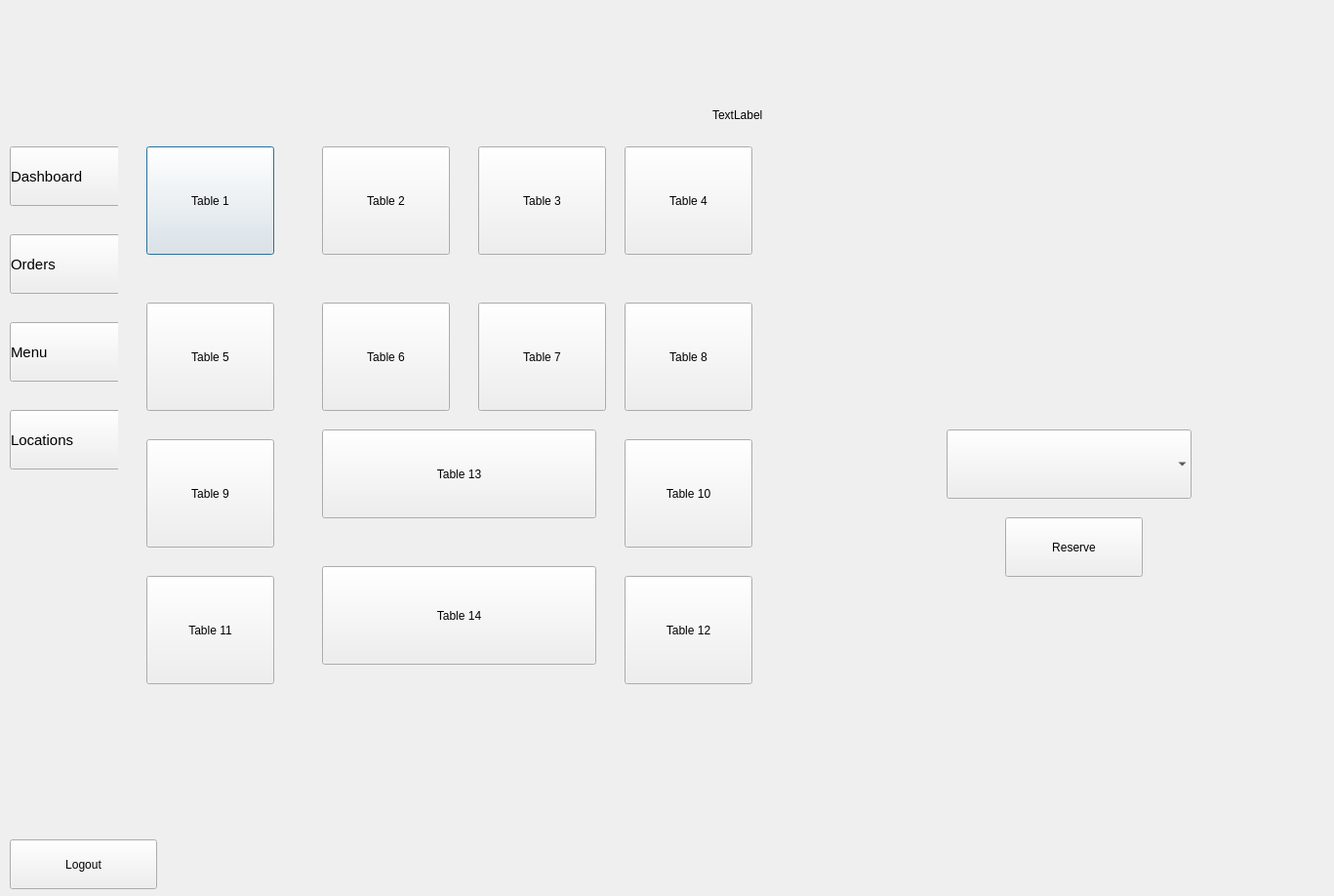
<?xml version="1.0" encoding="UTF-8"?>
<ui version="4.0">
 <class>Home</class>
 <widget class="QDialog" name="Home">
  <property name="geometry">
   <rect>
    <x>0</x>
    <y>0</y>
    <width>1367</width>
    <height>918</height>
   </rect>
  </property>
  <property name="windowTitle">
   <string>Dialog</string>
  </property>
  <property name="styleSheet">
   <string notr="true"/>
  </property>
  <widget class="QLabel" name="label">
   <property name="geometry">
    <rect>
     <x>10</x>
     <y>20</y>
     <width>261</width>
     <height>71</height>
    </rect>
   </property>
   <property name="styleSheet">
    <string notr="true">image: url(:/img/logo.png);</string>
   </property>
   <property name="text">
    <string/>
   </property>
  </widget>
  <widget class="QLabel" name="label_2">
   <property name="geometry">
    <rect>
     <x>530</x>
     <y>10</y>
     <width>281</width>
     <height>41</height>
    </rect>
   </property>
   <property name="styleSheet">
    <string notr="true">color: rgb(0, 0, 0);</string>
   </property>
   <property name="text">
    <string/>
   </property>
  </widget>
  <widget class="QPushButton" name="Table1">
   <property name="geometry">
    <rect>
     <x>150</x>
     <y>150</y>
     <width>131</width>
     <height>111</height>
    </rect>
   </property>
   <property name="text">
    <string>Table 1</string>
   </property>
  </widget>
  <widget class="QPushButton" name="Table2">
   <property name="geometry">
    <rect>
     <x>330</x>
     <y>150</y>
     <width>131</width>
     <height>111</height>
    </rect>
   </property>
   <property name="text">
    <string>Table 2</string>
   </property>
  </widget>
  <widget class="QPushButton" name="Table3">
   <property name="geometry">
    <rect>
     <x>490</x>
     <y>150</y>
     <width>131</width>
     <height>111</height>
    </rect>
   </property>
   <property name="text">
    <string>Table 3</string>
   </property>
  </widget>
  <widget class="QPushButton" name="Table4">
   <property name="geometry">
    <rect>
     <x>640</x>
     <y>150</y>
     <width>131</width>
     <height>111</height>
    </rect>
   </property>
   <property name="text">
    <string>Table 4</string>
   </property>
  </widget>
  <widget class="QPushButton" name="Table8">
   <property name="geometry">
    <rect>
     <x>640</x>
     <y>310</y>
     <width>131</width>
     <height>111</height>
    </rect>
   </property>
   <property name="text">
    <string>Table 8</string>
   </property>
  </widget>
  <widget class="QPushButton" name="Table5">
   <property name="geometry">
    <rect>
     <x>150</x>
     <y>310</y>
     <width>131</width>
     <height>111</height>
    </rect>
   </property>
   <property name="text">
    <string>Table 5</string>
   </property>
  </widget>
  <widget class="QPushButton" name="Table7">
   <property name="geometry">
    <rect>
     <x>490</x>
     <y>310</y>
     <width>131</width>
     <height>111</height>
    </rect>
   </property>
   <property name="text">
    <string>Table 7</string>
   </property>
  </widget>
  <widget class="QPushButton" name="Table6">
   <property name="geometry">
    <rect>
     <x>330</x>
     <y>310</y>
     <width>131</width>
     <height>111</height>
    </rect>
   </property>
   <property name="text">
    <string>Table 6</string>
   </property>
  </widget>
  <widget class="QPushButton" name="Table10">
   <property name="geometry">
    <rect>
     <x>640</x>
     <y>450</y>
     <width>131</width>
     <height>111</height>
    </rect>
   </property>
   <property name="text">
    <string>Table 10</string>
   </property>
  </widget>
  <widget class="QPushButton" name="Table12">
   <property name="geometry">
    <rect>
     <x>640</x>
     <y>590</y>
     <width>131</width>
     <height>111</height>
    </rect>
   </property>
   <property name="text">
    <string>Table 12</string>
   </property>
  </widget>
  <widget class="QPushButton" name="Table9">
   <property name="geometry">
    <rect>
     <x>150</x>
     <y>450</y>
     <width>131</width>
     <height>111</height>
    </rect>
   </property>
   <property name="text">
    <string>Table 9</string>
   </property>
  </widget>
  <widget class="QPushButton" name="Table11">
   <property name="geometry">
    <rect>
     <x>150</x>
     <y>590</y>
     <width>131</width>
     <height>111</height>
    </rect>
   </property>
   <property name="text">
    <string>Table 11</string>
   </property>
  </widget>
  <widget class="QPushButton" name="Table13">
   <property name="geometry">
    <rect>
     <x>330</x>
     <y>440</y>
     <width>281</width>
     <height>91</height>
    </rect>
   </property>
   <property name="text">
    <string>Table 13</string>
   </property>
  </widget>
  <widget class="QPushButton" name="Table14">
   <property name="geometry">
    <rect>
     <x>330</x>
     <y>580</y>
     <width>281</width>
     <height>101</height>
    </rect>
   </property>
   <property name="text">
    <string>Table 14</string>
   </property>
  </widget>
  <widget class="QPushButton" name="Reserve">
   <property name="geometry">
    <rect>
     <x>1030</x>
     <y>530</y>
     <width>141</width>
     <height>61</height>
    </rect>
   </property>
   <property name="text">
    <string>Reserve</string>
   </property>
  </widget>
  <widget class="QComboBox" name="Table1_list">
   <property name="geometry">
    <rect>
     <x>970</x>
     <y>440</y>
     <width>251</width>
     <height>71</height>
    </rect>
   </property>
   <property name="frame">
    <bool>false</bool>
   </property>
  </widget>
  <widget class="QLabel" name="TableImg">
   <property name="geometry">
    <rect>
     <x>970</x>
     <y>230</y>
     <width>241</width>
     <height>201</height>
    </rect>
   </property>
   <property name="styleSheet">
    <string notr="true">image: url(:/img/tables.png);</string>
   </property>
   <property name="text">
    <string/>
   </property>
  </widget>
  <widget class="QLabel" name="TableNum">
   <property name="geometry">
    <rect>
     <x>1010</x>
     <y>150</y>
     <width>161</width>
     <height>61</height>
    </rect>
   </property>
   <property name="text">
    <string/>
   </property>
  </widget>
  <widget class="QLabel" name="headerLabel">
   <property name="geometry">
    <rect>
     <x>730</x>
     <y>110</y>
     <width>58</width>
     <height>16</height>
    </rect>
   </property>
   <property name="text">
    <string>TextLabel</string>
   </property>
  </widget>
  <widget class="QWidget" name="sidebar" native="true">
   <property name="geometry">
    <rect>
     <x>0</x>
     <y>120</y>
     <width>121</width>
     <height>731</height>
    </rect>
   </property>
   <widget class="QPushButton" name="Locations">
    <property name="geometry">
     <rect>
      <x>10</x>
      <y>300</y>
      <width>151</width>
      <height>61</height>
     </rect>
    </property>
    <property name="styleSheet">
     <string notr="true">text-align: left;
font-size: 15px;</string>
    </property>
    <property name="text">
     <string>Locations</string>
    </property>
   </widget>
   <widget class="QPushButton" name="Menu">
    <property name="geometry">
     <rect>
      <x>10</x>
      <y>210</y>
      <width>151</width>
      <height>61</height>
     </rect>
    </property>
    <property name="styleSheet">
     <string notr="true">text-align: left;
font-size: 15px;</string>
    </property>
    <property name="text">
     <string>Menu</string>
    </property>
   </widget>
   <widget class="QPushButton" name="Dashboard">
    <property name="geometry">
     <rect>
      <x>10</x>
      <y>30</y>
      <width>161</width>
      <height>61</height>
     </rect>
    </property>
    <property name="styleSheet">
     <string notr="true">text-align: left;
font-size: 15px;</string>
    </property>
    <property name="text">
     <string>Dashboard</string>
    </property>
   </widget>
   <widget class="QPushButton" name="Orders">
    <property name="geometry">
     <rect>
      <x>10</x>
      <y>120</y>
      <width>161</width>
      <height>61</height>
     </rect>
    </property>
    <property name="styleSheet">
     <string notr="true">text-align: left;
font-size: 15px;</string>
    </property>
    <property name="text">
     <string>Orders</string>
    </property>
   </widget>
  </widget>
  <widget class="QPushButton" name="Logout">
   <property name="geometry">
    <rect>
     <x>10</x>
     <y>860</y>
     <width>151</width>
     <height>51</height>
    </rect>
   </property>
   <property name="styleSheet">
    <string notr="true">color: rgb(0, 0, 0);
</string>
   </property>
   <property name="text">
    <string>Logout</string>
   </property>
   <property name="icon">
    <iconset theme="QIcon::ThemeIcon::SystemLogOut"/>
   </property>
  </widget>
 </widget>
 <resources/>
 <connections/>
</ui>
